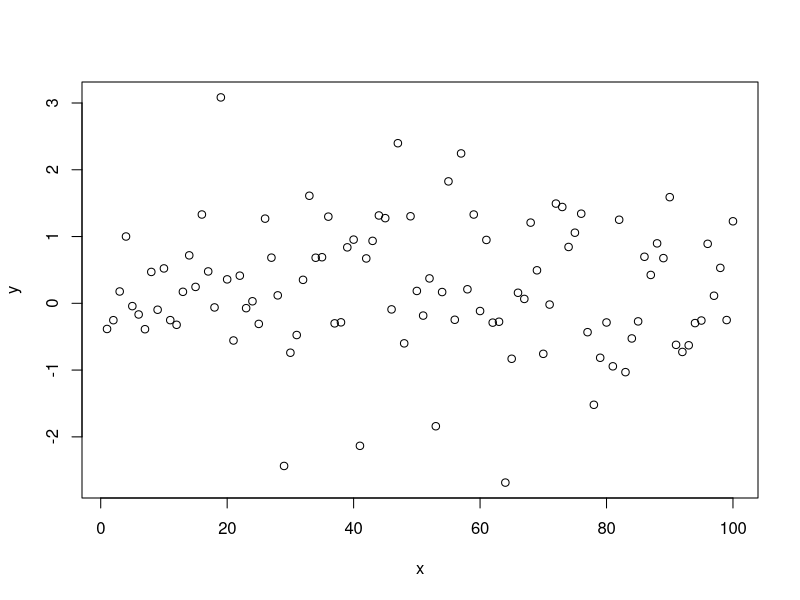

This chart was generated by the following R code:
## ---- chunk 1
knitr::opts_chunk$set(echo = TRUE)
## ---- chunk 2
x <- 1:100
y <- rnorm(100)

## ---- chunk 3

plot(y~x)

